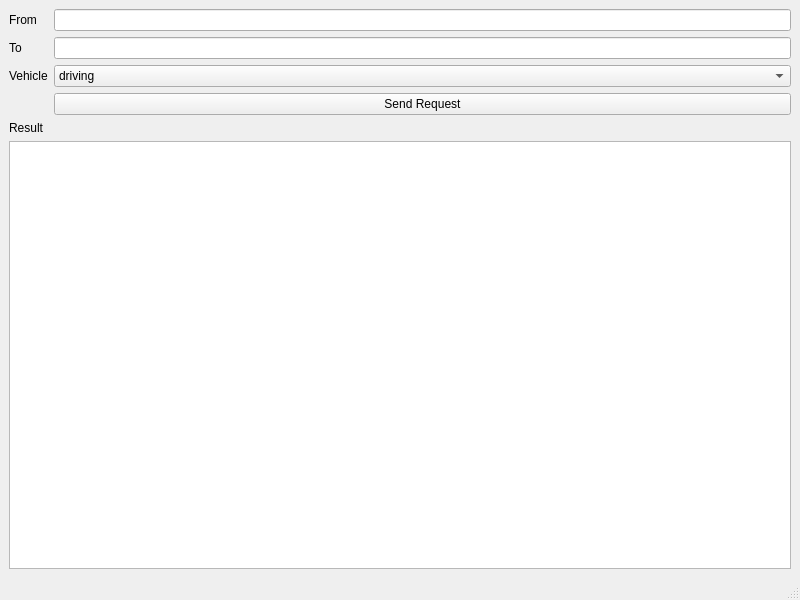
<?xml version="1.0" encoding="UTF-8"?>
<ui version="4.0">
 <class>MainWindow</class>
 <widget class="QMainWindow" name="MainWindow">
  <property name="geometry">
   <rect>
    <x>0</x>
    <y>0</y>
    <width>800</width>
    <height>600</height>
   </rect>
  </property>
  <property name="windowTitle">
   <string>MainWindow</string>
  </property>
  <widget class="QWidget" name="centralwidget">
   <layout class="QVBoxLayout" name="verticalLayout">
    <item>
     <layout class="QFormLayout" name="formLayout">
      <item row="0" column="0">
       <widget class="QLabel" name="label">
        <property name="text">
         <string>From</string>
        </property>
       </widget>
      </item>
      <item row="0" column="1">
       <widget class="QLineEdit" name="fromEdit">
        <property name="text">
         <string/>
        </property>
       </widget>
      </item>
      <item row="1" column="0">
       <widget class="QLabel" name="label_2">
        <property name="text">
         <string>To</string>
        </property>
       </widget>
      </item>
      <item row="1" column="1">
       <widget class="QLineEdit" name="toEdit">
        <property name="text">
         <string/>
        </property>
       </widget>
      </item>
      <item row="2" column="0">
       <widget class="QLabel" name="label_3">
        <property name="text">
         <string>Vehicle</string>
        </property>
       </widget>
      </item>
      <item row="3" column="1">
       <widget class="QPushButton" name="pushButtonSearch">
        <property name="text">
         <string>Send Request</string>
        </property>
       </widget>
      </item>
      <item row="2" column="1">
       <widget class="QComboBox" name="vehicleComboBox">
        <item>
         <property name="text">
          <string>driving</string>
         </property>
        </item>
        <item>
         <property name="text">
          <string>bicycling</string>
         </property>
        </item>
        <item>
         <property name="text">
          <string>walking</string>
         </property>
        </item>
       </widget>
      </item>
     </layout>
    </item>
    <item>
     <widget class="QLabel" name="label_4">
      <property name="text">
       <string>Result</string>
      </property>
     </widget>
    </item>
    <item>
     <widget class="QPlainTextEdit" name="resultPlainText"/>
    </item>
   </layout>
  </widget>
  <widget class="QMenuBar" name="menubar">
   <property name="geometry">
    <rect>
     <x>0</x>
     <y>0</y>
     <width>800</width>
     <height>25</height>
    </rect>
   </property>
  </widget>
  <widget class="QStatusBar" name="statusbar"/>
 </widget>
 <resources/>
 <connections/>
</ui>
